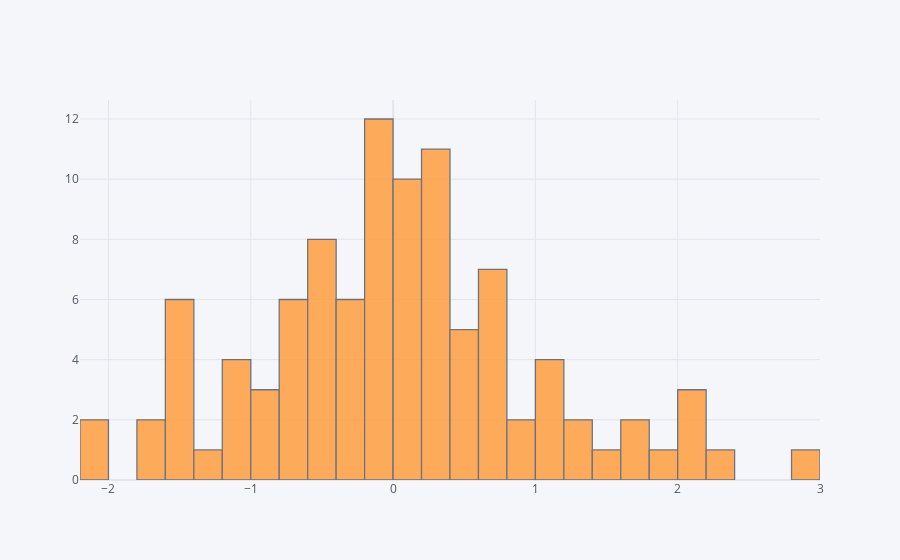

The code cell stored with this chart in its notebook:
### Markdown cell above
## histogram

### Code cell
df['A'].iplot(kind='hist',bins=25)

### Figure 1 — Plotly figure (JSON) as saved in the notebook; plotly's stock layout.template omitted (floating-point values rounded to 4 significant figures)
{"data": [{"histfunc": "count", "histnorm": "", "marker": {"color": "rgba(255, 153, 51, 1.0)", "line": {"color": "#4D5663", "width": 1.3}}, "name": "A", "nbinsx": 25, "opacity": 0.8, "orientation": "v", "type": "histogram", "x": [1.08, -0.09639, -0.4778, -0.2942, 0.04213, -0.2124, 0.6158, 0.3299, 0.6814, -0.4016, -0.2851, -1.211, 0.06917, 0.1591, 0.05454, -0.681, 2.859, -0.5012, 1.65, 1.297, -0.1076, -0.4225, 1.195, -0.3957, 0.215, 0.4232, -1.707, 0.2887, 0.1171, -1.591, 0.2984, -1.46, 1.676, 0.5399, 1.859, -0.09166, 0.4607, 0.3342, 0.02791, 0.5974, -0.1624, -1.644, 0.6442, -1.015, 0.9595, -0.4454, -0.8865, -1.031, 1.568, -0.1805, 0.7648, 0.4559, -0.7529, -0.2282, 0.01464, -0.7893, 0.6859, -0.865, -0.1518, -0.1525, -0.03517, 2.066, 1.075, -1.439, 1.307, -0.09772, -2.122, -0.3581, -0.5794, 0.6788, 0.8037, -1.481, -2.018, 0.3102, -0.1791, -1.55, -0.5087, -0.6459, 0.3295, -1.096, -1.581, 0.3934, 0.3219, 0.2925, -0.1007, -0.03404, 2.333, 2.011, 0.7621, -1.186, -0.5828, 1.052, 0.2075, 0.1538, 0.1915, 2.018, -0.69, -0.9773, -0.6852, 0.1741]}], "layout": {"barmode": "overlay", "legend": {"bgcolor": "#F5F6F9", "font": {"color": "#4D5663"}}, "paper_bgcolor": "#F5F6F9", "plot_bgcolor": "#F5F6F9", "title": {"font": {"color": "#4D5663"}}, "xaxis": {"gridcolor": "#E1E5ED", "showgrid": true, "tickfont": {"color": "#4D5663"}, "title": {"font": {"color": "#4D5663"}, "text": ""}, "zerolinecolor": "#E1E5ED"}, "yaxis": {"gridcolor": "#E1E5ED", "showgrid": true, "tickfont": {"color": "#4D5663"}, "title": {"font": {"color": "#4D5663"}, "text": ""}, "zerolinecolor": "#E1E5ED"}}}
